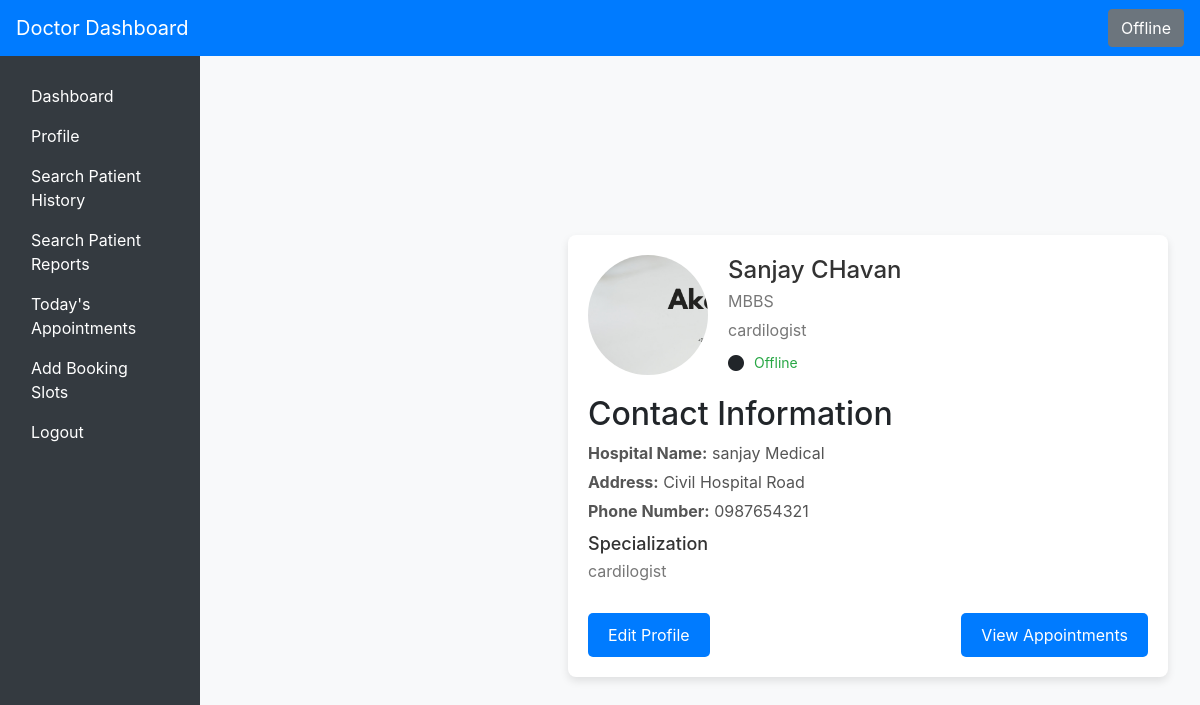
/doctor_profile/ (signed in), run on an earlier commit of the app's database.
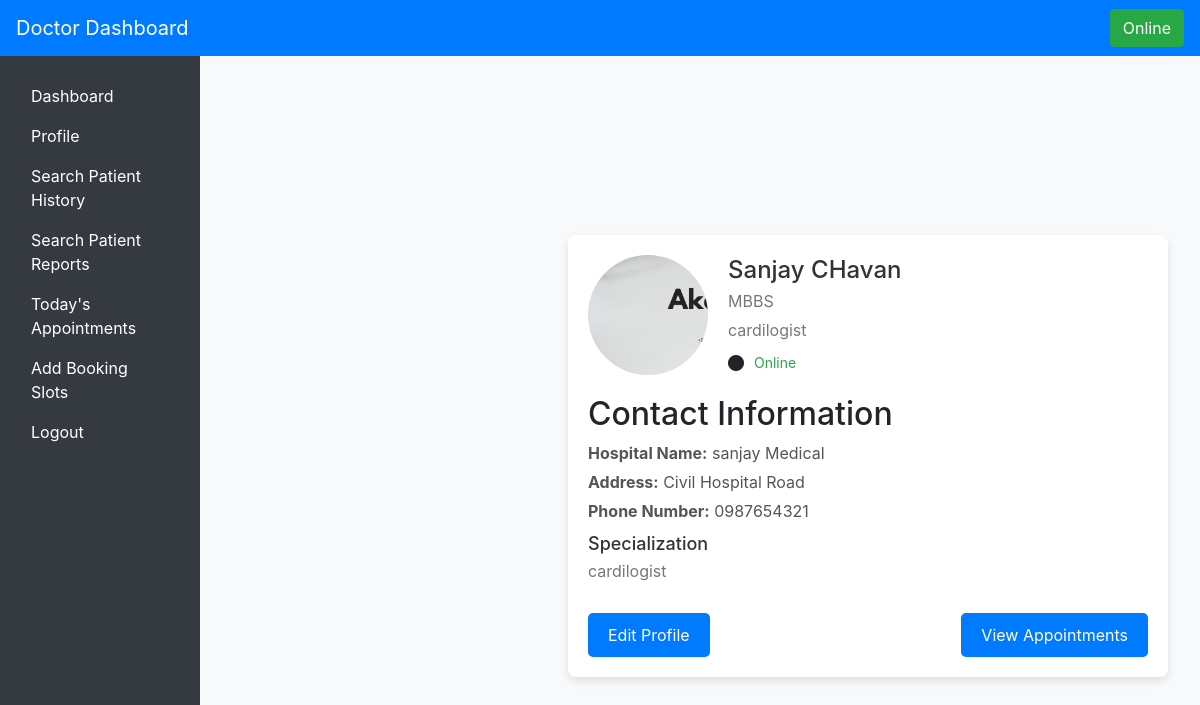
And on a later commit of the database.
### app/models.py (models this page shows, shortened)
class Doctor(models.Model):
    user = models.OneToOneField(User, on_delete=models.CASCADE, null=True)
    full_name = models.CharField(max_length=30)
    online = models.BooleanField(default=False)
    hospital_name = models.CharField(max_length=20)
    address = models.CharField(max_length=20)
    specialization = models.CharField(max_length=20, default=None)
    degrees = models.CharField(max_length=30, default=None)
    profile_picture = models.ImageField(upload_to='product_images/')
    phone_number = models.CharField(max_length=15, default=None)

### app/views.py (the view)
# urls.py: path('doctor_profile/',views.doctor_profile_view,name='doctor_profile'),
def doctor_profile_view(request):
    doctor=Doctor.objects.get(user=request.user)
    print(doctor.address)
    return render(request,'doctor_profile_dashboard.html',{'doctor':doctor,'doc':doctor})

### templates/doctor_profile_dashboard.html (shortened to what this page needs)
{% extends 'doctor_base.html' %}
{% block content %}
<link rel="stylesheet" href="https://cdnjs.cloudflare.com/ajax/libs/font-awesome/6.0.0-beta3/css/all.min.css">
<div class="profile-container">
    <div class="profile-card">
        <div class="profile-header">
            <img src="{{ doctor.profile_picture.url }}" alt="Profile Picture" class="profile-picture">
            <div class="profile-details">
                <h1>{{ doctor.full_name }}</h1>
                <p>{{ doctor.degrees }}</p>
                <p>{{ doctor.specialization }}</p>
                <div class="online-status">
                    <i class="fas fa-circle"></i>
                    <span>{{ doctor.online|yesno:"Online,Offline" }}</span>
                </div>
            </div>
        </div>
        <div class="contact-info">
            <h2>Contact Information</h2>
            <p><strong>Hospital Name:</strong> {{ doctor.hospital_name }}</p>
            <p><strong>Address:</strong> {{ doctor.address }}</p>
            <p><strong>Phone Number:</strong> {{ doctor.phone_number }}</p>
        </div>
        <div class="specialization">
            <h3>Specialization</h3>
            <p>{{ doctor.specialization }}</p>
        </div>
        <div class="profile-actions">
            <button>Edit Profile</button>
            <button>View Appointments</button>
        </div>
    </div>
</div>
{% endblock %}

What changed in the data, as far as the page shows it:
changed Doctor "Sanjay CHavan": online "Offline" → "Online"
Also different on the page:
text no longer shown: "Offline"
text now shown: "Online"
